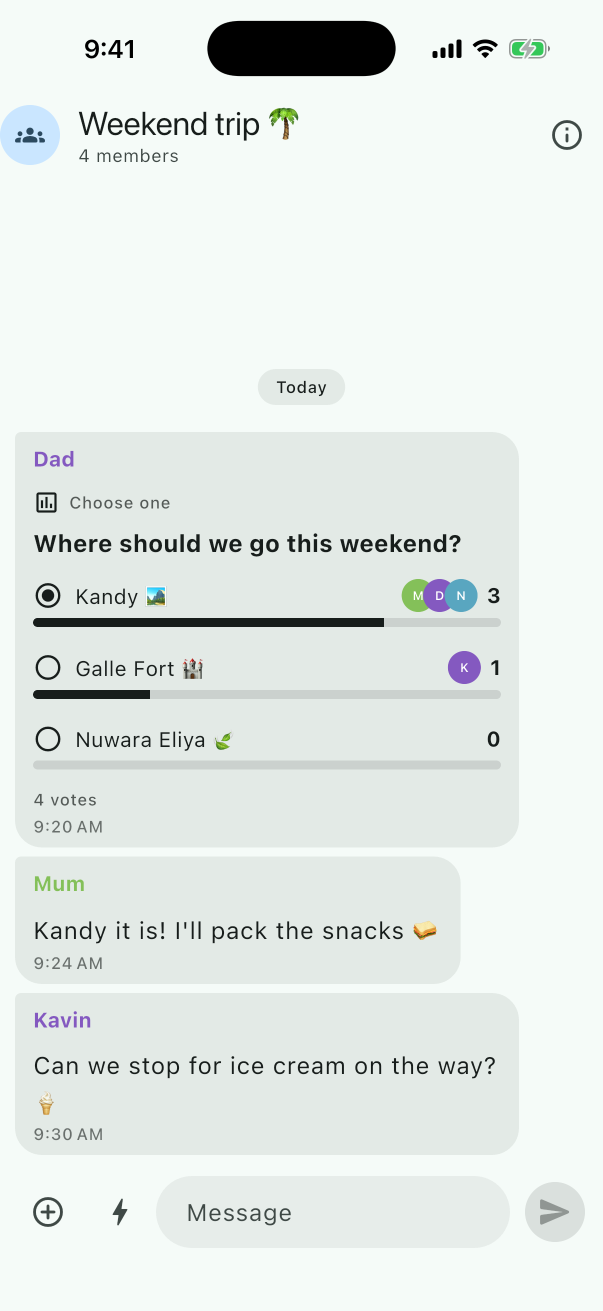
#> input picture store/app-store-screenshots/raw/iphone-6.3/03-poll.png, 1206 x 2622 px (shown at 1/2 size); its folder holds 4 pictures in this run
$ python make_store_banners.py
#> lines starting #> are read from the running program, lines starting #| are printed output that depends on the picture; after the words box and inside, x2 and y2 are one past the last pixel; in counts of white or black regions, pixels touching at a corner belong together
### tool/store/make_store_screenshots.py
#!/usr/bin/env python3
"""Frames raw captures into App Store marketing screenshots.

    python3 tool/store/make_store_screenshots.py

Reads store/app-store-screenshots/raw/<device>/*.png (from
capture_store_screenshots.sh) and writes App Store-ready images to
store/app-store-screenshots/<device>/ at Apple's exact sizes:
  iphone-6.3 -> 1206 x 2622 (iPhone 6.3", also used for 6.1")
  ipad-13    -> 2064 x 2752 (iPad 13")

Each screenshot gets its own colour theme, a bold headline with an accent
phrase, the capture in a device frame, and a floating callout that
highlights the feature.
"""
import os

from PIL import Image, ImageDraw, ImageFilter, ImageFont

ROOT = os.path.dirname(os.path.dirname(os.path.dirname(os.path.abspath(__file__))))
BASE = os.path.join(ROOT, 'store', 'app-store-screenshots')
ICON = os.path.join(ROOT, 'assets', 'branding', 'famnest_icon_1024.png')
SF = '/System/Library/Fonts/SFNS.ttf'
EMOJI = '/System/Library/Fonts/Apple Color Emoji.ttc'

WHITE = (255, 255, 255)
INK = (24, 28, 32)
MUTED = (110, 116, 122)

# Per-screenshot theme: gradient (top, bottom), glow colours, accent colour.
THEMES = {
    '01-family-chat': dict(top=(20, 150, 130), bottom=(7, 70, 62),
                           glows=[(80, 220, 190), (255, 196, 120)], accent=(255, 224, 138)),
    '02-family-call': dict(top=(255, 150, 104), bottom=(214, 72, 52),
                           glows=[(255, 214, 140), (255, 110, 120)], accent=(255, 241, 196)),
    '03-poll': dict(top=(124, 108, 255), bottom=(58, 44, 186),
                    glows=[(176, 150, 255), (90, 200, 255)], accent=(255, 224, 138)),
    '04-chats': dict(top=(18, 78, 92), bottom=(8, 30, 40),
                     glows=[(30, 160, 150), (60, 110, 220)], accent=(120, 236, 210)),
    '05-family': dict(top=(52, 196, 120), bottom=(14, 120, 80),
                      glows=[(170, 240, 150), (40, 190, 200)], accent=(255, 241, 170)),
    '06-privacy': dict(top=(34, 46, 84), bottom=(10, 14, 32),
                       glows=[(30, 170, 150), (110, 90, 255)], accent=(110, 236, 205)),
}

# Headline lines as (text, is_accent) runs, and a subtitle.
COPY = {
    '01-family-chat': ([[("Your family's", False)], [('private chat', True)]],
                       'Talk, share photos and plan together'),
    '02-family-call': ([[('Call everyone', False)], [('for lunch', True)]],
                       'One tap — everyone answers'),
    '03-poll': ([[('Decide', False), (' together', True)]],
                'Quick polls for family plans'),
    '04-chats': ([[('No internet.', False)], [('No cloud.', True)]],
                 'Messages never leave your home Wi‑Fi'),
    '05-family': ([[("See who's", False), (' home', True)]],
                  'Live status for the whole family'),
    '06-privacy': ([[('Private by', False)], [('design', True)]],
                   'Face ID lock · end‑to‑end encryption'),
}

DEVICES = {
    'iphone-6.3': dict(size=(1206, 2622), screen_w=900, title=118, sub=50,
                       top=150, radius=112, bezel=24, island=True, scale=1.0,
                       callout=1.6),
    'ipad-13': dict(size=(2064, 2752), screen_w=1560, title=156, sub=66,
                    top=170, radius=58, bezel=36, island=False, scale=1.55,
                    callout=2.3),
}


# -- type & emoji ------------------------------------------------------------

# [14 lines left out: functions font, emoji, not called in this run]


def text_width(draw, text, f):
    return draw.textlength(text, font=f)


# -- backgrounds & shapes ----------------------------------------------------

def background(size, theme):
    w, h = size
    col = Image.new('RGB', (1, h))
    for y in range(h):
        t = y / (h - 1)
        col.putpixel((0, y), tuple(
            round(theme['top'][i] + (theme['bottom'][i] - theme['top'][i]) * t)
            for i in range(3)))
    bg = col.resize((w, h)).convert('RGBA')
    # Soft coloured light blobs for depth.
    for (cx, cy, r), colour, alpha in [
        ((0.05, 0.08, 0.55), theme['glows'][0], 120),
        ((1.0, 0.42, 0.45), theme['glows'][1], 90),
        ((0.15, 0.95, 0.5), theme['glows'][0], 70),
    ]:
        layer = Image.new('RGBA', (w, h), colour + (0,))
        mask = Image.new('L', (w, h), 0)
        ImageDraw.Draw(mask).ellipse(
            (w * (cx - r), h * cy - w * r, w * (cx + r), h * cy + w * r), fill=alpha)
        mask = mask.filter(ImageFilter.GaussianBlur(w * 0.16))
        layer.putalpha(mask)
        bg.alpha_composite(layer)
    return bg


def shadow(canvas, box, radius, blur, offset=(0, 24), alpha=110, colour=(0, 0, 0)):
    w, h = canvas.size
    mask = Image.new('L', (w, h), 0)
    x0, y0, x1, y1 = box
    ImageDraw.Draw(mask).rounded_rectangle(
        (x0 + offset[0], y0 + offset[1], x1 + offset[0], y1 + offset[1]), radius, fill=alpha)
    mask = mask.filter(ImageFilter.GaussianBlur(blur))
    layer = Image.new('RGBA', (w, h), colour + (0,))
    layer.putalpha(mask)
    canvas.alpha_composite(layer)


def rounded(img, radius):
    mask = Image.new('L', img.size, 0)
    ImageDraw.Draw(mask).rounded_rectangle((0, 0, img.width - 1, img.height - 1), radius, fill=255)
    out = img.convert('RGBA')
    out.putalpha(mask)
    return out


def card(canvas, box, radius, fill=(255, 255, 255, 244), blur=40, alpha=90):
    shadow(canvas, box, radius, blur, offset=(0, int(blur * 0.5)), alpha=alpha)
    layer = Image.new('RGBA', canvas.size, (0, 0, 0, 0))
    ImageDraw.Draw(layer).rounded_rectangle(box, radius, fill=fill)
    canvas.alpha_composite(layer)


# [19 lines left out: function pill, not called in this run]


# -- device ------------------------------------------------------------------

def device(canvas, shot, x, y, spec):
    sw = spec['screen_w']
    sh = round(shot.height * sw / shot.width)
    screen = shot.resize((sw, sh), Image.LANCZOS)
    bezel, radius = spec['bezel'], spec['radius']
    edge = max(6, bezel // 4)
    fw, fh = sw + 2 * bezel, sh + 2 * bezel
    shadow(canvas, (x, y, x + fw, y + fh), radius + bezel, 70, offset=(0, 50), alpha=150)

    frame = Image.new('RGBA', (fw + 2 * edge, fh + 2 * edge), (0, 0, 0, 0))
    fd = ImageDraw.Draw(frame)
    # Titanium edge: vertical metallic gradient.
    metal = Image.new('RGBA', frame.size)
    md = ImageDraw.Draw(metal)
    for i in range(frame.height):
        t = i / frame.height
        v = int(150 + 60 * abs(0.5 - t) * 2)
        md.line((0, i, frame.width, i), fill=(v, v + 2, v + 6, 255))
    mmask = Image.new('L', frame.size, 0)
    ImageDraw.Draw(mmask).rounded_rectangle(
        (0, 0, frame.width - 1, frame.height - 1), radius + bezel + edge, fill=255)
    frame.paste(metal, (0, 0), mmask)
    fd.rounded_rectangle((edge, edge, edge + fw - 1, edge + fh - 1),
                         radius + bezel, fill=(12, 13, 15, 255))
    frame.alpha_composite(rounded(screen, radius), (edge + bezel, edge + bezel))
    if spec['island']:
        iw, ih = int(sw * 0.30), int(sw * 0.088)
        ix, iy = edge + bezel + (sw - iw) // 2, edge + bezel + int(sw * 0.026)
        fd.rounded_rectangle((ix, iy, ix + iw, iy + ih), ih // 2, fill=(0, 0, 0, 255))
    canvas.alpha_composite(frame, (x - edge, y - edge))
    # Side buttons (phone only).
    if spec['island']:
        d = ImageDraw.Draw(canvas)
        bc = (130, 134, 140, 255)
        for (by, bh) in [(0.17, 0.035), (0.23, 0.06), (0.31, 0.06)]:
            d.rounded_rectangle((x - edge - 7, y + fh * by, x - edge + 2, y + fh * (by + bh)), 4, fill=bc)
        d.rounded_rectangle((x + fw + edge - 2, y + fh * 0.25, x + fw + edge + 7, y + fh * 0.34), 4, fill=bc)
    return (x, y, x + fw, y + fh)


# -- callouts ----------------------------------------------------------------

def icon_image(size):
    return rounded(Image.open(ICON).convert('RGBA').resize((int(size), int(size)), Image.LANCZOS),
                   int(size * 0.225))


# [14 lines left out: function callout_hero, not called in this run]


def callout_notification(canvas, k, W, dev):
    """An iOS-style notification for a family call, with answer buttons."""
    w = W * 0.92 if W < 1500 else W * 0.84
    x = (W - w) / 2
    y = dev[1] + (dev[3] - dev[1]) * 0.07
    pad = 34 * k
    h = 330 * k
    card(canvas, (x, y, x + w, y + h), 46 * k, fill=(250, 250, 252, 246), blur=50 * k, alpha=120)
    d = ImageDraw.Draw(canvas)
    ic = icon_image(84 * k)
    canvas.alpha_composite(ic, (int(x + pad), int(y + pad)))
    tx = x + pad + 84 * k + 24 * k
    d.text((tx, y + pad + 4 * k), 'FAMNEST', font=font(28 * k, 'Semibold'), fill=MUTED)
    d.text((x + w - pad, y + pad + 4 * k), 'now', font=font(28 * k, 'Regular'), fill=MUTED, anchor='ra')
    em = emoji('\U0001F35B', 44 * k)
    canvas.alpha_composite(em, (int(tx), int(y + pad + 40 * k)))
    d.text((tx + em.width + 12 * k, y + pad + 38 * k), 'Lunch is ready!',
           font=font(40 * k, 'Bold'), fill=INK)
    d.text((tx, y + pad + 94 * k), 'Mum is calling the family',
           font=font(32 * k, 'Regular'), fill=(60, 64, 70))
    # Answer buttons.
    by = y + h - pad - 74 * k
    labels = [('\U0001F3C3', 'On my way'), ('⏳', '5 min'), ('\U0001F645', "Can't come")]
    bw = (w - 2 * pad - 2 * 16 * k) / 3
    for i, (icon, label) in enumerate(labels):
        bx = x + pad + i * (bw + 16 * k)
        fill = (15, 123, 108, 255) if i == 0 else (234, 236, 240, 255)
        colour = WHITE if i == 0 else INK
        d.rounded_rectangle((bx, by, bx + bw, by + 74 * k), 37 * k, fill=fill)
        em = emoji(icon, 32 * k)
        f = font(28 * k, 'Semibold')
        tw = em.width + 10 * k + d.textlength(label, font=f)
        sx = bx + (bw - tw) / 2
        canvas.alpha_composite(em, (int(sx), int(by + (74 * k - em.height) / 2)))
        d.text((sx + em.width + 10 * k, by + 37 * k), label, font=f, fill=colour, anchor='lm')


# [59 lines left out: functions callout_poll, callout_offline, callout_home, callout_face_id, not called in this run]


CALLOUTS = {
    '02-family-call': callout_notification,
    '03-poll': callout_poll,
    '04-chats': callout_offline,
    '05-family': callout_home,
    '06-privacy': callout_face_id,
}


# -- composition --------------------------------------------------------------

# [74 lines left out: functions headline, compose, main, not called in this run]


# [2 lines that do not run on import are left out]

### tool/store/make_store_banners.py
#!/usr/bin/env python3
"""Builds the App Store product-page Header and Search Results assets.

    python3 tool/store/make_store_banners.py

Uses the raw iPhone captures (store/app-store-screenshots/raw/iphone-6.3)
and the same visual language as make_store_screenshots.py. Writes:
  store/app-store-header/header-3840x1646.png
  store/app-store-header/header-5244x2950.png
  store/app-store-search-results/search-results-3840x2560.png
  store/app-store-search-results/search-results-1920x1280.png
"""
import os

from PIL import Image, ImageDraw

import make_store_screenshots as base

ROOT = base.ROOT
RAW = os.path.join(ROOT, 'store', 'app-store-screenshots', 'raw', 'iphone-6.3')
THEME = dict(base.THEMES['01-family-chat'], glows=[(80, 220, 190), (40, 150, 200)])
WHITE = base.WHITE


def phone(shot_name, screen_h):
    """A framed iPhone on its own transparent canvas."""
    shot = Image.open(os.path.join(RAW, f'{shot_name}.png')).convert('RGB')
    sw = round(screen_h * shot.width / shot.height)
    k = sw / 900
    spec = dict(screen_w=sw, radius=int(112 * k), bezel=int(24 * k), island=True)
    # Generous margin so the soft shadow isn't clipped before rotation.
    margin = int(420 * k)
    fw = sw + 2 * spec['bezel']
    fh = screen_h + 2 * spec['bezel']
    canvas = Image.new('RGBA', (fw + 2 * margin, fh + 2 * margin), (0, 0, 0, 0))
    base.device(canvas, shot, margin, margin, spec)
    return canvas, k


def notification(scale):
    """The 'Lunch is ready!' notification card, cropped from a scratch canvas."""
    # Room around the card so its soft shadow isn't clipped.
    scratch = Image.new('RGBA', (1206, 1200), (0, 0, 0, 0))
    base.callout_notification(scratch, 1.6, 1206, (0, 300, 0, 300))
    card = scratch.crop(scratch.getbbox())
    return card.resize((round(card.width * scale), round(card.height * scale)),
                       Image.LANCZOS)


def compose(W, H, out):
    canvas = base.background((W, H), THEME)
    d = ImageDraw.Draw(canvas)
    u = min(W / 3840, H / 1646 * 1.25)  # type scale

    # -- phones (right) ------------------------------------------------------
    # Size the fanned group from the phones themselves so it fits any aspect
    # ratio: the group is ~2.5 phone-widths wide and must fit the right 52%.
    phone_ratio = 1206 / 2622 * 1.05  # frame width / screen height
    frame_w = min(H * 0.74 * phone_ratio, W * 0.52 / 2.5)
    screen_h = int(frame_w / phone_ratio)
    spread = frame_w * 0.78
    centre_x = W - W * 0.045 - frame_w * 1.25
    phones = [('03-poll', 7, 0.86, -1), ('01-family-chat', -7, 0.86, 1),
              ('02-family-call', 0, 1.0, 0)]
    centre_box = None
    for name, angle, scale, side in phones:
        img, k = phone(name, int(screen_h * scale))
        if angle:
            img = img.rotate(angle, resample=Image.BICUBIC, expand=True)
        x = int(centre_x + side * spread - img.width / 2)
        y = int(H * 0.53 - img.height / 2 + (H * 0.04 if angle else 0))
        canvas.alpha_composite(img, (x, y))
        if not angle:
            centre_box = (x, y, x + img.width, y + img.height)
    # Notification floating over the centre phone.
    note = notification(scale=screen_h / 2100)
    nx = int((centre_box[0] + centre_box[2]) / 2 - note.width / 2 - frame_w * 0.25)
    ny = int((centre_box[1] + centre_box[3]) / 2 - screen_h * 0.40)
    canvas.alpha_composite(note, (nx, ny))

    # -- text (left) ------------------------------------------------------------
    left = W * 0.075
    text_w = W * 0.40
    ic = base.icon_image(170 * u * 1.2)
    y = H * 0.5 - 560 * u
    base.shadow(canvas, (left, y, left + ic.width, y + ic.height), ic.width * 0.225,
                20 * u, offset=(0, 10 * u), alpha=90)
    canvas.alpha_composite(ic, (int(left), int(y)))
    d.text((left + ic.width + 34 * u, y + ic.height / 2), 'FamNest',
           font=base.font(92 * u, 'Bold'), fill=WHITE, anchor='lm')
    y += ic.height + 70 * u

    title = base.font(178 * u, 'Heavy')
    for text, accent in [("Your family's", False), ('private chat', True)]:
        d.text((left, y), text, font=title, fill=THEME['accent'] if accent else WHITE)
        y += 196 * u
    y += 24 * u
    sub = base.font(66 * u, 'Medium')
    d.text((left, y), 'Messages, photos, polls and family calls', font=sub,
           fill=(255, 255, 255, 230))
    y += 84 * u
    d.text((left, y), 'over your home Wi‑Fi — no internet needed.', font=sub,
           fill=(255, 255, 255, 230))
    y += 140 * u
    x = left
    for icon, label in [('\U0001F4F6', 'No internet'), ('\U0001F512', 'Encrypted'),
                        ('\U0001F3E0', 'Stays at home')]:
        x += base.pill(canvas, x, y, label, 1.35 * u, icon=icon, size=40,
                       fill=(255, 255, 255, 60), colour=WHITE) + 24 * u
    assert x < left + text_w + W * 0.1, 'badges overflow into the phones'

    os.makedirs(os.path.dirname(out), exist_ok=True)
    canvas.convert('RGB').save(out, optimize=True)
    print(out, f'{W}x{H}')


def main():
    header = os.path.join(ROOT, 'store', 'app-store-header')
    search = os.path.join(ROOT, 'store', 'app-store-search-results')
    compose(3840, 1646, os.path.join(header, 'header-3840x1646.png'))
#> after the loop in background, `for (cx, cy, r), colour, alpha in [`:
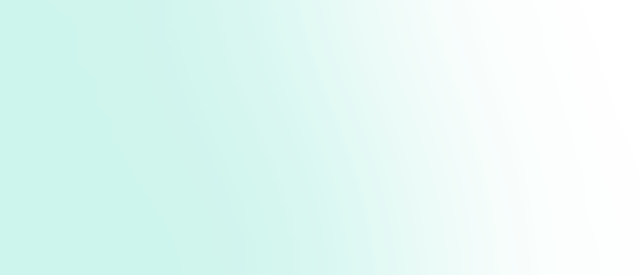
#> layer: PIL image 3840x1646 RGBA (shown at 1/6 size); mean R, G, B, A 80, 220, 190, 40.8; transparent parts drawn white
#> in shadow, `ImageDraw.Draw(mask).rounded_rectangle( (x0 + offset[0], y0 + offset[1..`:
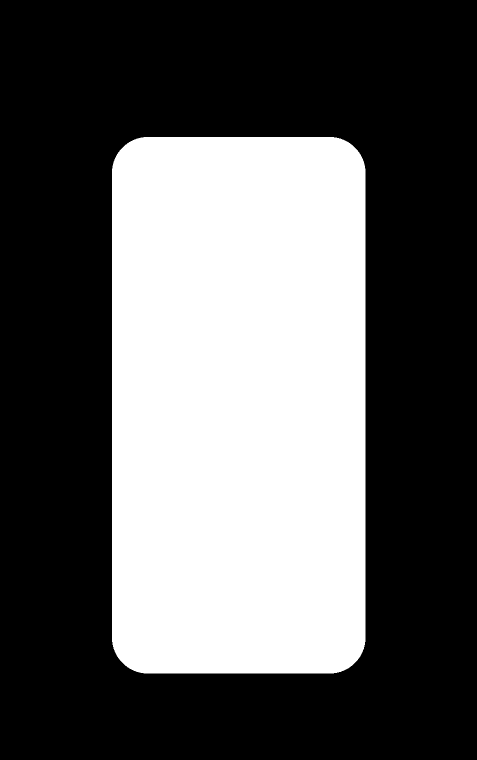
#> mask: PIL image 954x1519 L (shown at 1/2 size); values 0 (black) and 150 (white), 37.2% white; 1 white region, box (x1, y1, x2, y2) and area: (224, 274, 731, 1347) 539591
#> in device, `frame.paste(metal, (0, 0), mmask)`:
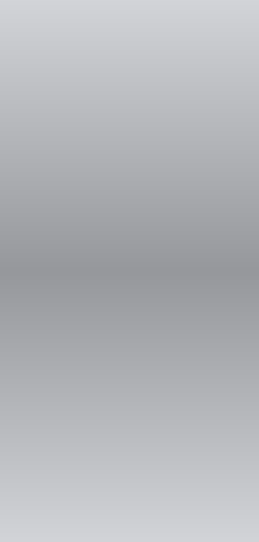
#> metal: PIL image 518x1084 RGBA (shown at 1/2 size); mean R, G, B, A 179.5, 181.5, 185.5, 255
#> in rounded, `ImageDraw.Draw(mask).rounded_rectangle((0, 0, img.width - 1, img.heigh..`:
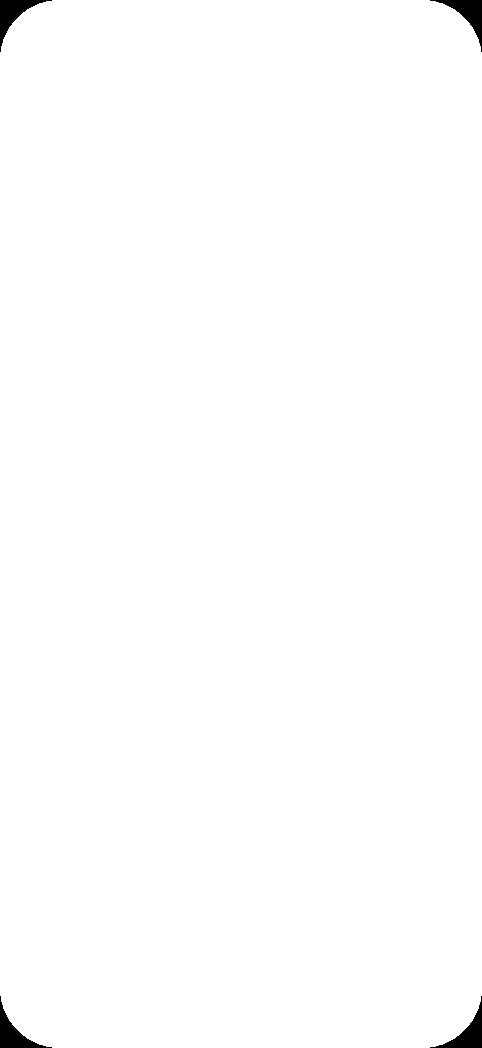
#> mask: PIL image 482x1048 L; 99.4% white; 4 black regions, box (x1, y1, x2, y2) and area: (0, 0, 52, 52) 768, (430, 0, 482, 52) 768, (0, 996, 52, 1048) 768, (430, 996, 482, 1048) 768
#> in device, `canvas.alpha_composite(frame, (x - edge, y - edge))`:
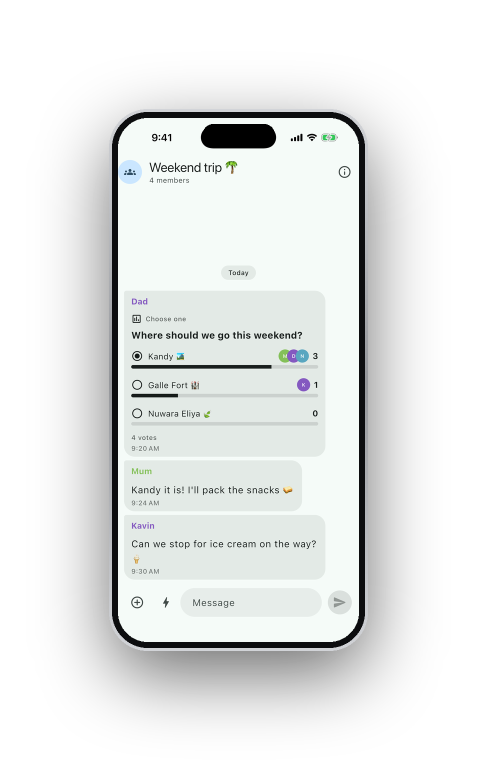
#> canvas: PIL image 954x1519 RGBA (shown at 1/2 size); mean R, G, B, A 81.5, 83.8, 82.8, 106.5; transparent parts drawn white
#> in compose, `img, k = phone(name, int(screen_h * scale))`: k = 0.536
#> in compose, `img = img.rotate(angle, resample=Image.BICUBIC, expand=True)`:
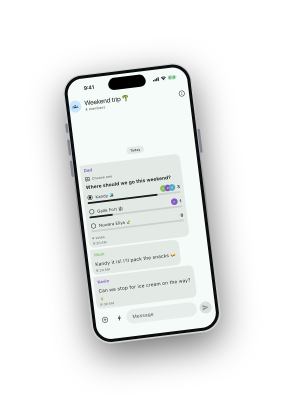
#> img: PIL image 1134x1625 RGBA (shown at 1/4 size); mean R, G, B, A 64.3, 66.1, 65.3, 83.8; transparent parts drawn white
#> in compose, `canvas.alpha_composite(img, (x, y))`:
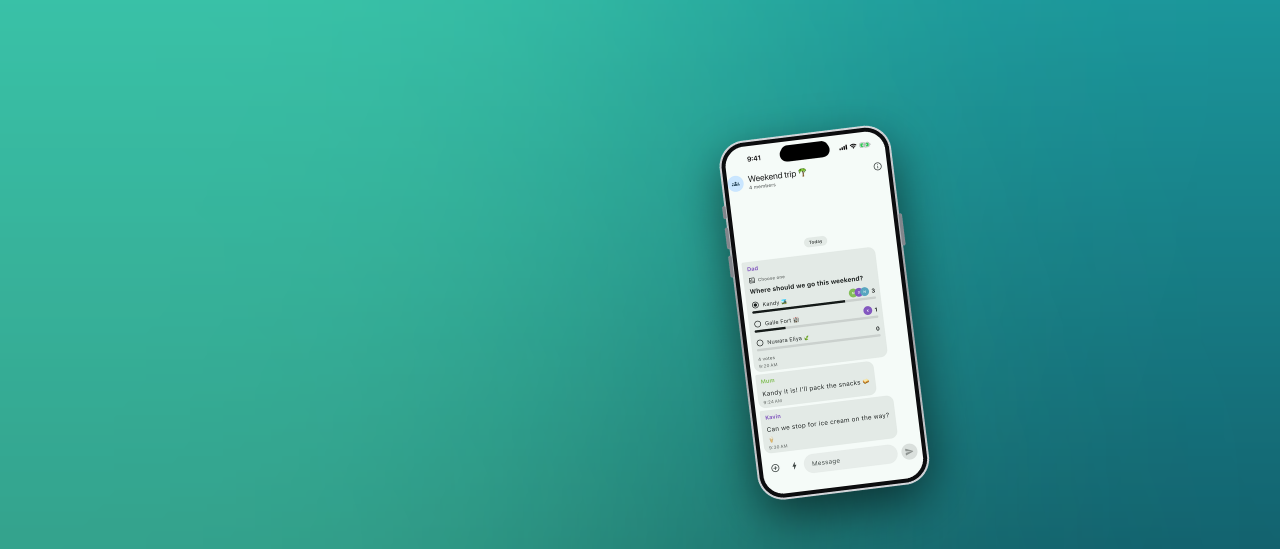
#> canvas: PIL image 3840x1646 RGBA (shown at 1/3 size); mean R, G, B, A 55.9, 159.7, 149.2, 255
    compose(5244, 2950, os.path.join(header, 'header-5244x2950.png'))
    compose(3840, 2560, os.path.join(search, 'search-results-3840x2560.png'))
    big = Image.open(os.path.join(search, 'search-results-3840x2560.png'))
    small = big.resize((1920, 1280), Image.LANCZOS)
    small.save(os.path.join(search, 'search-results-1920x1280.png'), optimize=True)
    print(os.path.join(search, 'search-results-1920x1280.png'), '1920x1280')


if __name__ == '__main__':
#> (the run stopped early here; a loop or call above may not have finished)
